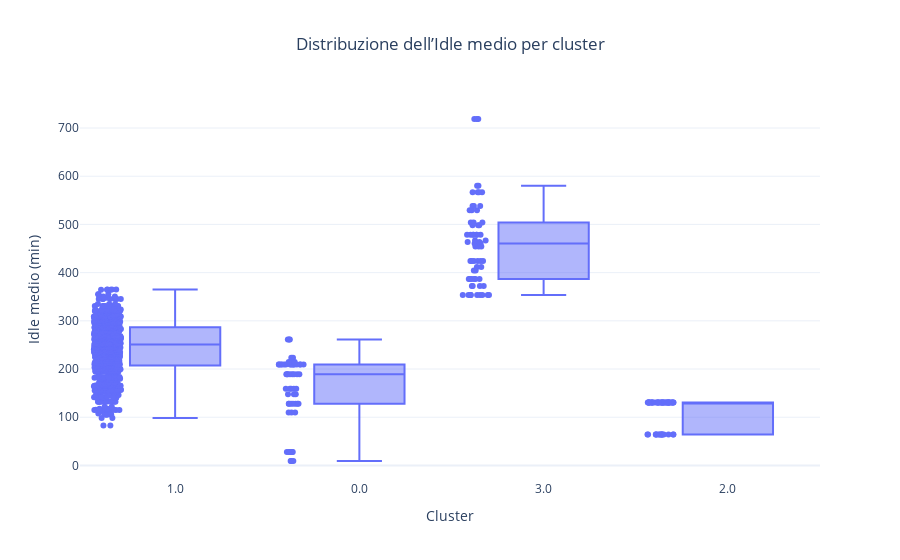

Notebook code cell kept with this figure:
### Code cell
fig = px.box(
    dfc,
    x="cluster",
    y="avg_idle_min",
    points="all",
    title="Distribuzione dell’Idle medio per cluster",
    labels={"cluster": "Cluster", "avg_idle_min": "Idle medio (min)"}
)
fig.update_layout(template=TEMPLATE, title_x=0.5)
fig.show()

### Figure 1 — Plotly figure (JSON) as saved in the notebook; plotly's stock layout.template omitted (floating-point values rounded to 4 significant figures; data arrays with more than 128 entries replaced by an {"elided": "..."} marker saying what was removed)
{"data": [{"alignmentgroup": "True", "boxpoints": "all", "hovertemplate": "Cluster=%{x}<br>Idle medio (min)=%{y}<extra></extra>", "legendgroup": "", "marker": {"color": "#636efa"}, "name": "", "notched": false, "offsetgroup": "", "orientation": "v", "showlegend": false, "type": "box", "x": {"elided": "991 str values"}, "x0": " ", "xaxis": "x", "y": {"elided": "991 float values"}, "y0": " ", "yaxis": "y"}], "layout": {"boxmode": "group", "legend": {"tracegroupgap": 0}, "title": {"text": "Distribuzione dell’Idle medio per cluster", "x": 0.5}, "xaxis": {"anchor": "y", "domain": [0, 1], "title": {"text": "Cluster"}}, "yaxis": {"anchor": "x", "domain": [0, 1], "title": {"text": "Idle medio (min)"}}}}
